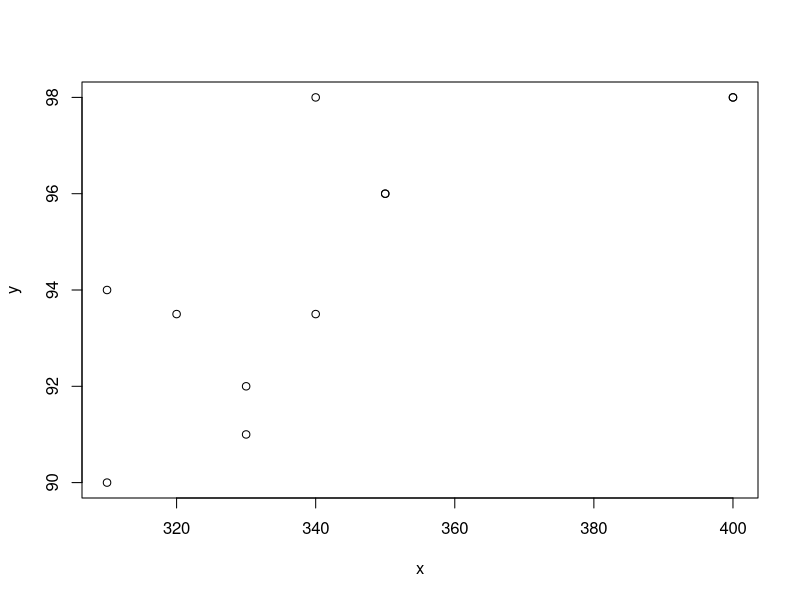

Recreate this plot in R.
y = c(98,98,98,93.5,93.5,96,90,94,96,92,91);
x = c(400,340,400,340,320,350,310,310,350,330,330);

plot(x,y)
reg = lm(y~x)
# 1. La velocidad de una lancha que tiene 93 pulgadas de ancho
b0 = reg$coefficients[1]
b1 = reg$coefficients[2]
Ecreg = b0 + b1 *(93)
# R: 76.93955

# 2. Bondad de ajuste del modelo generado en el literal 1. Haga un comentario sobre la bondad del ajuste.
# 0.5793547 -> 57.94% Esto significa que el modelo no puede explicar completamente la variabilidad en los datos,
# y es probable que haya otros factores que influyan en la velocidad de las lanchas además de la potencia del motor y la manga. 

# 3. De acuerdo con los datos, ¿cree usted que las lanchas más potentes, tienen mayor velocidad?. Justifique su respuesta a través de un gráfico y mediante una ecuación de regresión.
# Si creo que las lanchas más potentes tienen mayor velocidad. 
# Esto se debe a que el análisis muestra una relación positiva entre la potencia del motor y la velocidad máxima de la lancha. 
# Además, la ecuación de regresión lineal obtenida indica que, en promedio, un aumento en la potencia del motor se asocia con un aumento en la velocidad máxima de la lancha.

